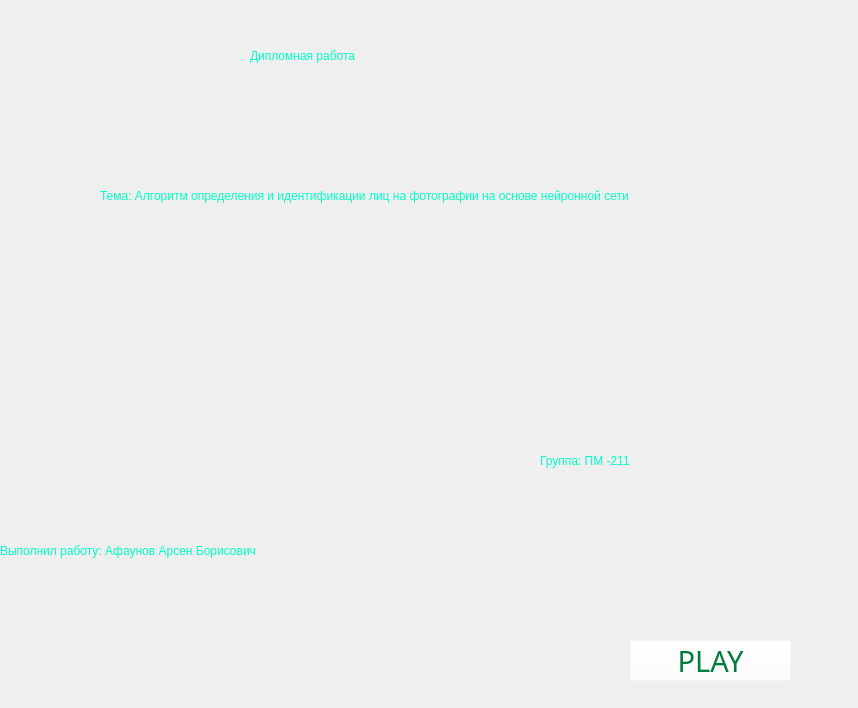
<?xml version="1.0" encoding="UTF-8"?>
<ui version="4.0">
 <class>MainWindow</class>
 <widget class="QMainWindow" name="MainWindow">
  <property name="geometry">
   <rect>
    <x>0</x>
    <y>0</y>
    <width>858</width>
    <height>708</height>
   </rect>
  </property>
  <property name="sizePolicy">
   <sizepolicy hsizetype="Preferred" vsizetype="Preferred">
    <horstretch>0</horstretch>
    <verstretch>0</verstretch>
   </sizepolicy>
  </property>
  <property name="windowTitle">
   <string>Главный экран</string>
  </property>
  <property name="dockOptions">
   <set>QMainWindow::AllowTabbedDocks|QMainWindow::AnimatedDocks|QMainWindow::GroupedDragging</set>
  </property>
  <widget class="QWidget" name="centralwidget">
   <widget class="QLabel" name="label">
    <property name="geometry">
     <rect>
      <x>-10</x>
      <y>-10</y>
      <width>871</width>
      <height>721</height>
     </rect>
    </property>
    <property name="sizePolicy">
     <sizepolicy hsizetype="Expanding" vsizetype="Expanding">
      <horstretch>0</horstretch>
      <verstretch>0</verstretch>
     </sizepolicy>
    </property>
    <property name="text">
     <string/>
    </property>
    <property name="pixmap">
     <pixmap>../../фон/magic.jpg</pixmap>
    </property>
    <property name="scaledContents">
     <bool>true</bool>
    </property>
   </widget>
   <widget class="QPushButton" name="play">
    <property name="geometry">
     <rect>
      <x>630</x>
      <y>640</y>
      <width>161</width>
      <height>41</height>
     </rect>
    </property>
    <property name="font">
     <font>
      <family>Old English Text MT</family>
      <pointsize>22</pointsize>
      <weight>50</weight>
      <italic>false</italic>
      <bold>false</bold>
     </font>
    </property>
    <property name="styleSheet">
     <string notr="true">color:rgb(0, 124, 60);
font: 22pt &quot;Old English Text MT&quot;;
background-color: rgb(255, 255, 255, 0);
</string>
    </property>
    <property name="text">
     <string>PLAY</string>
    </property>
   </widget>
   <widget class="QLabel" name="label_2">
    <property name="geometry">
     <rect>
      <x>250</x>
      <y>30</y>
      <width>321</width>
      <height>51</height>
     </rect>
    </property>
    <property name="sizePolicy">
     <sizepolicy hsizetype="Expanding" vsizetype="Expanding">
      <horstretch>0</horstretch>
      <verstretch>0</verstretch>
     </sizepolicy>
    </property>
    <property name="styleSheet">
     <string notr="true">color: rgb(0, 255, 200);
font: 22pt &quot;Old English Text MT&quot;;
background-color: rgb(255, 255, 255, 0);
</string>
    </property>
    <property name="text">
     <string>Дипломная работа</string>
    </property>
    <property name="wordWrap">
     <bool>true</bool>
    </property>
   </widget>
   <widget class="QLabel" name="label_3">
    <property name="geometry">
     <rect>
      <x>0</x>
      <y>500</y>
      <width>461</width>
      <height>101</height>
     </rect>
    </property>
    <property name="sizePolicy">
     <sizepolicy hsizetype="Preferred" vsizetype="Expanding">
      <horstretch>0</horstretch>
      <verstretch>0</verstretch>
     </sizepolicy>
    </property>
    <property name="styleSheet">
     <string notr="true">color: rgb(0, 255, 200);
font: 22pt &quot;Old English Text MT&quot;;
background-color: rgb(255, 255, 255, 0);
</string>
    </property>
    <property name="text">
     <string>Выполнил работу: Афаунов Арсен Борисович</string>
    </property>
    <property name="wordWrap">
     <bool>true</bool>
    </property>
   </widget>
   <widget class="QLabel" name="label_4">
    <property name="geometry">
     <rect>
      <x>100</x>
      <y>130</y>
      <width>621</width>
      <height>131</height>
     </rect>
    </property>
    <property name="sizePolicy">
     <sizepolicy hsizetype="Expanding" vsizetype="Expanding">
      <horstretch>0</horstretch>
      <verstretch>0</verstretch>
     </sizepolicy>
    </property>
    <property name="styleSheet">
     <string notr="true">color: rgb(0, 255, 200);
font: 22pt &quot;Old English Text MT&quot;;
background-color: rgb(255, 255, 255, 0);
</string>
    </property>
    <property name="text">
     <string>Тема: Алгоритм определения и идентификации лиц на фотографии на основе нейронной сети</string>
    </property>
    <property name="scaledContents">
     <bool>false</bool>
    </property>
    <property name="wordWrap">
     <bool>true</bool>
    </property>
    <property name="openExternalLinks">
     <bool>false</bool>
    </property>
   </widget>
   <widget class="QLabel" name="label_5">
    <property name="geometry">
     <rect>
      <x>540</x>
      <y>440</y>
      <width>291</width>
      <height>41</height>
     </rect>
    </property>
    <property name="styleSheet">
     <string notr="true">color: rgb(0, 255, 200);
font: 22pt &quot;Old English Text MT&quot;;
background-color: rgb(255, 255, 255, 0);
</string>
    </property>
    <property name="text">
     <string>Группа: ПМ -211</string>
    </property>
    <property name="wordWrap">
     <bool>true</bool>
    </property>
   </widget>
  </widget>
 </widget>
 <resources/>
 <connections/>
</ui>
